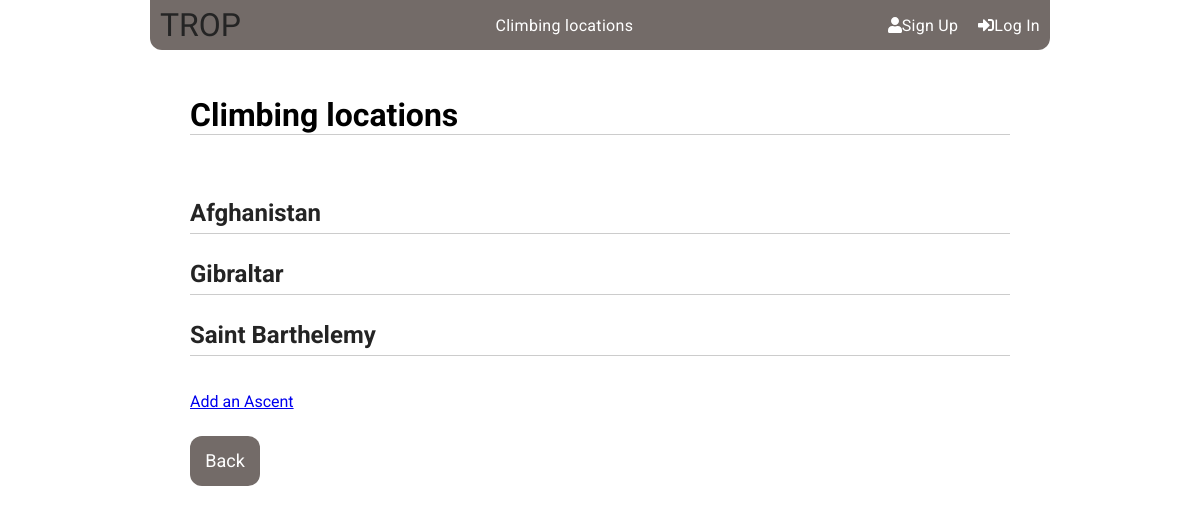
The page /routes/regions/ on the database its author committed.
### routes/models.py (models this page shows, shortened)
class Sector(models.Model):
    name = models.CharField(max_length = 100, unique=True)
    slug = models.SlugField(allow_unicode = True)
    region = models.CharField(max_length = 100, verbose_name = 'Region, Country')
    country = models.CharField(max_length = 100)
    location = PlainLocationField(based_fields=['region'], zoom=7)
    created_at = models.DateTimeField(auto_now_add=True)
    updated_at = models.DateTimeField(auto_now=True)
    class Meta:
        get_latest_by = 'created_at'
        ordering = ['country', 'region', 'name']

### routes/views.py (the view)
class SectorList(ListView):
    model = Sector
    template_name = 'routes/sector_list.html'
    def get_queryset(self):
        self.sector_dict = {}
        country_object_list = Sector.objects.all()
        countries = set()
        for country in country_object_list:
            countries.add(country.country)
        for country in sorted(countries):
            region_object_list = Sector.objects.all().filter(country=country)
            cities = set()
            for region in region_object_list:
                cities.add(region.region)
            self.sector_dict[country] = {}
            for region in sorted(cities):
                    sectors = Sector.objects.all().filter(region=region)
                    sector_list = []
                    for sector in sectors:
                        sector_list.append(sector)
                    self.sector_dict[country][region] = sector_list
    def get_context_data(self, **kwargs):
        context = super().get_context_data(**kwargs)
        context['sector_dict'] = self.sector_dict
        return context

### routes/templates/routes/sector_list.html (shortened to what this page needs)
{% extends "routes/routes_base.html" %}
{% block route_content %}
  <h1>Climbing locations</h1>
  <ul>
    {% for country, city_dict in sector_dict.items %}
    <li class="country-list">
      <h2><a class="countries" href="#{{country|slugify}}">{{country}}</a></h2>
    {% endfor %}
    </li>
  </ul>
<a class="nav-link" href="{% url 'routes:new_ascent' %}">Add an Ascent</a>
{% endblock route_content %}

### static/css/main.css (style rules this page uses)
.routes h1, .routes h2, .routes h3, .routes h4 { border-bottom: 1px solid #ccc; }
.routes ul { list-style: none; padding: 0; }
.routes ul li a { display: flex; text-decoration: none; color: #242424; line-height: 40px; transition: 0.6s linear; }
body { margin: 0; padding: 0; }

### rows shown on the page
Sector: sector_dict "Afghanistan"
Sector: sector_dict "Gibraltar"
Sector: sector_dict "Saint Barthelemy"
